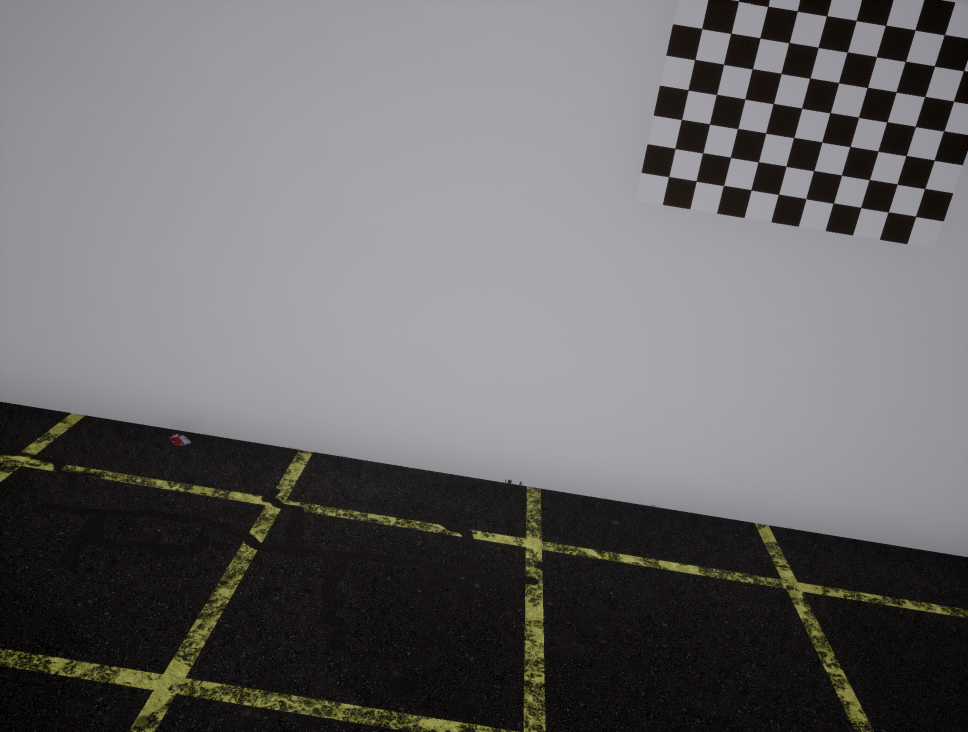
#> input picture calibration/Carla/Calibration_Images/11_05_23/956160.png, 1936 x 1464 px (shown at 1/2 size); its folder holds 4 pictures in this run
$ python calibration_carla.py
#> lines starting #> are read from the running program, lines starting #| are printed output that depends on the picture; after the words box and inside, x2 and y2 are one past the last pixel; in counts of white or black regions, pixels touching at a corner belong together
'''
This script performs calibration using the standard OpenCV approach
https://docs.opencv.org/4.x/dc/dbb/tutorial_py_calibration.html
and writes results into a .txt file
'''

import numpy as np
import cv2 as cv
import glob

# termination criteria
criteria = (cv.TERM_CRITERIA_EPS + cv.TERM_CRITERIA_MAX_ITER, 30, 0.001)

points_row = 10
points_col = 7

objp = np.zeros((points_row * points_col, 3), np.float32)
objp[:,:2] = np.mgrid[0:points_row, 0:points_col].T.reshape(-1,2)
objp *= 100 # 500

# Arrays to store object points and image points from all the images.
objpoints = [] # 3d point in real world space
imgpoints = [] # 2d points in image plane.

# cropped, padded and resized images
images = glob.glob('calibration/Carla/Calibration_Images/11_05_23/*.png')
# count = 0

for i, fname in enumerate(images):
    img = cv.imread(fname)
#> img is the input picture: shape (1464, 1936, 3); mean B, G, R 105.9, 104.7, 106.1
    gray = cv.cvtColor(img, cv.COLOR_BGR2GRAY)
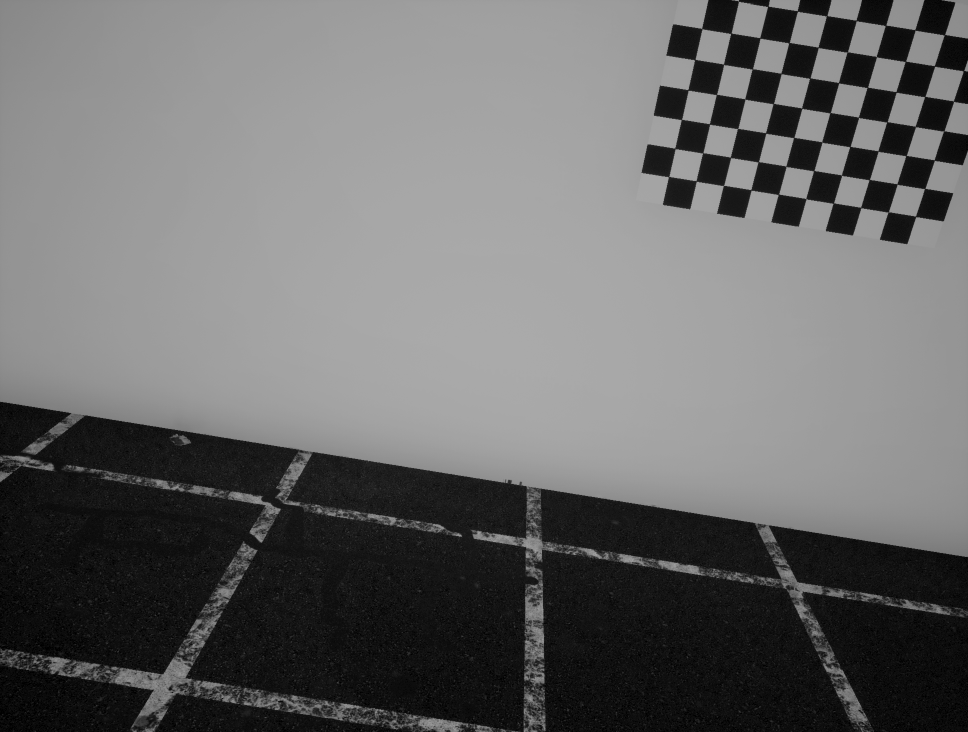
#> gray: shape (1464, 1936) (shown at 1/2 size); min 0, max 170, mean 105.3
    print(f"Processing image {i}", fname)

    # Find the chessboard corners
    ret, corners = cv.findChessboardCorners(gray, (points_row, points_col), None)
#> ret = False; corners = 70 rows, first 8: [1417, 3], [1477, 4], [1537, 13], [1595.5, 22.5], [1654, 32], [1713, 42], [1772, 50.5], [1830.5, 60.5]

    if ret == True:
        objpoints.append(objp)
        corners2 = cv.cornerSubPix(gray,corners, (5,5), (-1,-1), criteria)
        imgpoints.append(corners2)

        # Draw and display the corners
        cv.drawChessboardCorners(img, (points_row, points_col), corners, ret)
        cv.imshow('img', img)
        # cv.imwrite('/home/carla/AVE6_project/calibration/Carla/Calibration_Images/calib_results/%.6d.png' % count, img)
        # count += 1
        cv.waitKey(500)
#> pass 2 of the loop `for i, fname in enumerate(images):`:
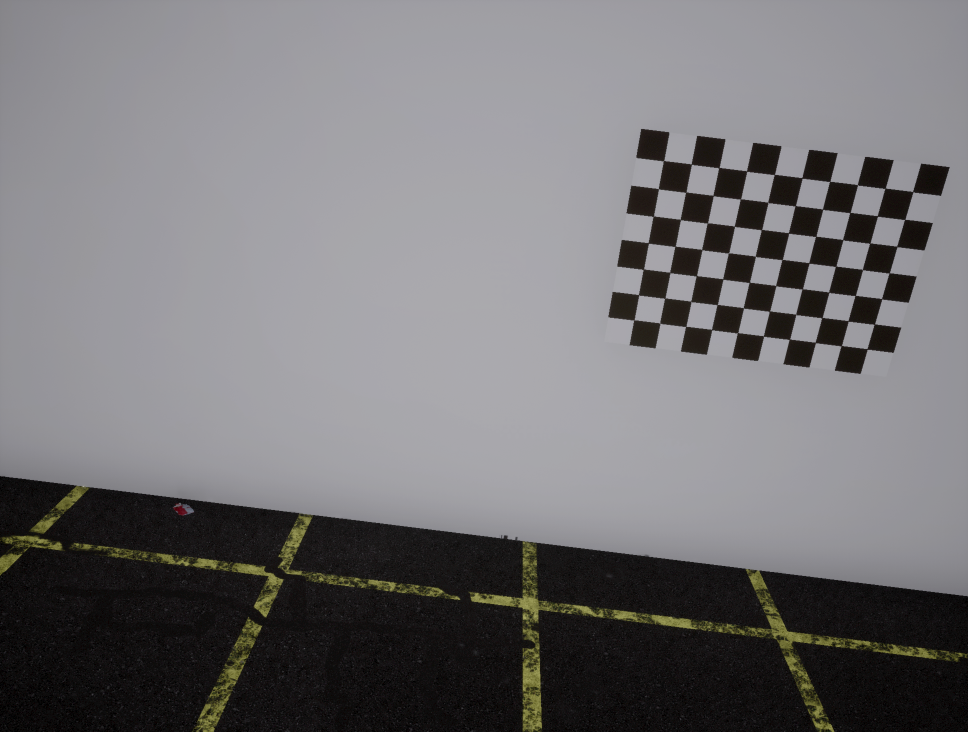
#> input picture calibration/Carla/Calibration_Images/11_05_23/956210.png, 1936 x 1464 px (shown at 1/2 size)
#> img is the input picture: shape (1464, 1936, 3); mean B, G, R 117, 114.7, 116
#> `gray = cv.cvtColor(img, cv.COLOR_BGR2GRAY)`:
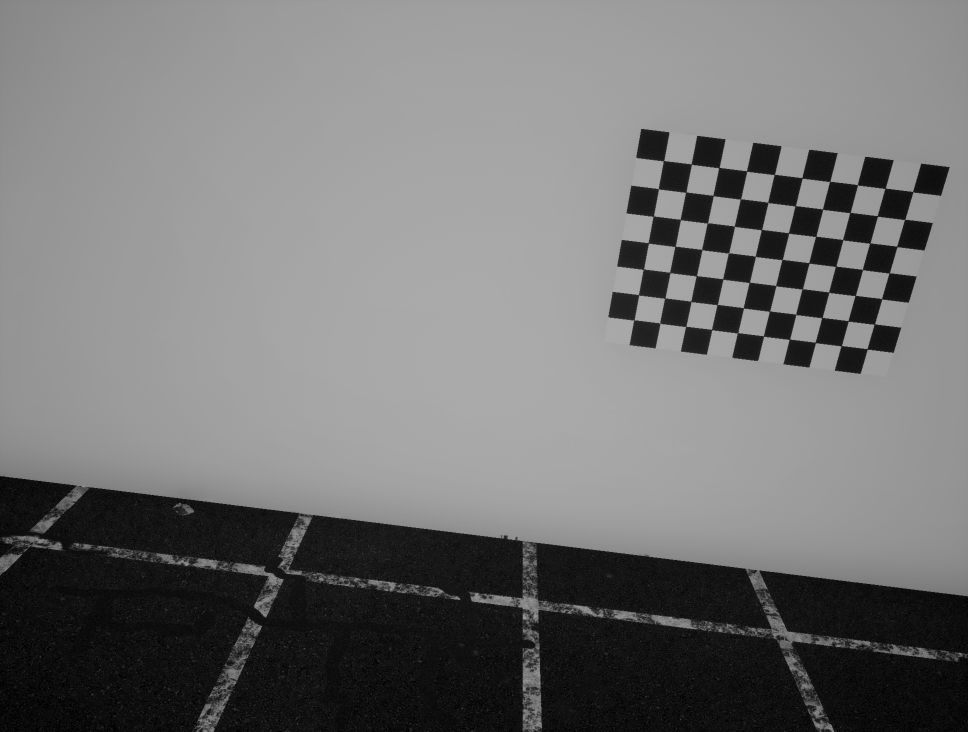
#> gray: shape (1464, 1936) (shown at 1/2 size); min 0, max 255, mean 115.4
#> ret = True; corners = 70 rows, first 8: [1327.8, 321.4], [1382.7, 328.7], [1437.6, 336.6], [1494, 343.2], [1548.7, 349.6], [1604.4, 356.5], [1660.1, 363.2], [1715.3, 369.6]
#> corners2 = 70 rows, first 8: [1327.4, 321.8], [1383.3, 328.7], [1438.1, 335.9], [1493.8, 342.6], [1549.1, 349.5], [1604.5, 356.4], [1659.9, 363.3], [1715.3, 370.1]
#> `cv.drawChessboardCorners(img, (points_row, points_col), corners, ret)`:
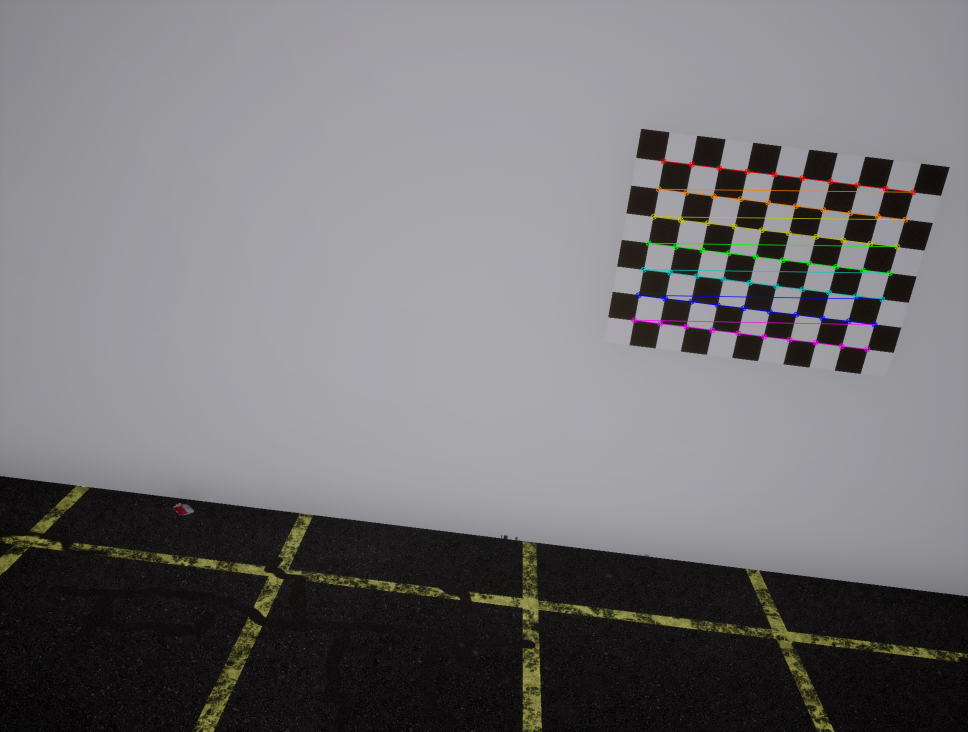
#> img: shape (1464, 1936, 3) (shown at 1/2 size); 0.86% of pixels changed, all inside (x1, y1, x2, y2) = (1262, 316, 1833, 705)
#> pass 3 of the loop `for i, fname in enumerate(images):`:
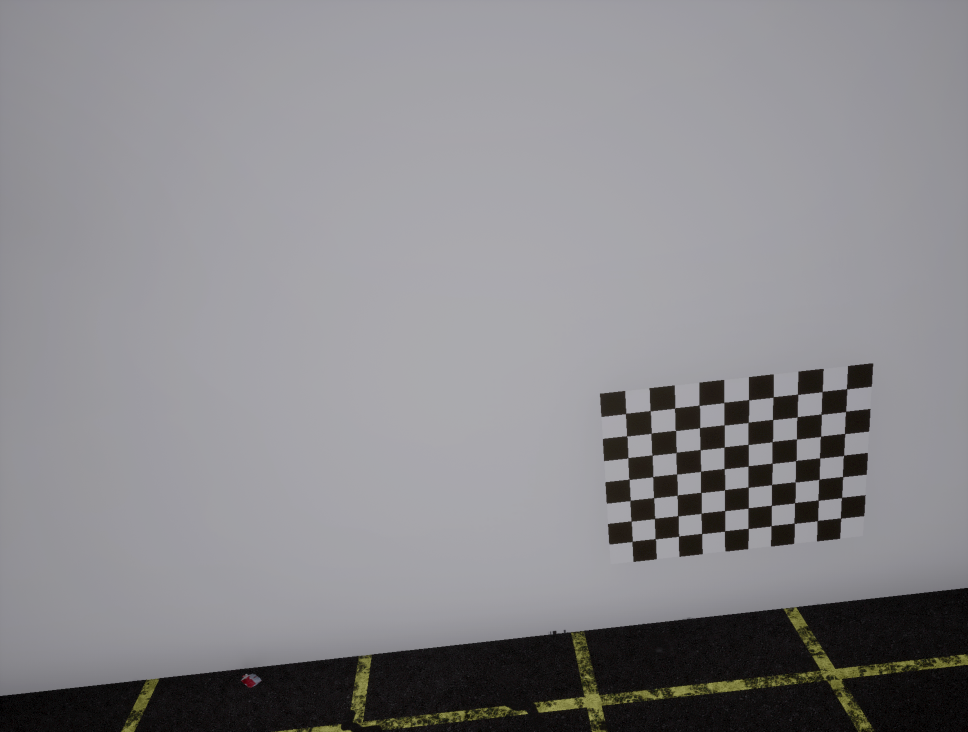
#> input picture calibration/Carla/Calibration_Images/11_05_23/956315.png, 1936 x 1464 px (shown at 1/2 size)
#> img is the input picture: shape (1464, 1936, 3); mean B, G, R 139.8, 136.3, 137.3
#> corners = 70 rows, first 8: [1251.4, 827.8], [1300.6, 821.7], [1349.4, 817.2], [1398.6, 810.7], [1448.3, 805.6], [1497.6, 799.7], [1546.4, 794.9], [1595.7, 788.8]
#> corners2 = 70 rows, first 8: [1251.6, 827.5], [1300.6, 821.8], [1349.6, 816.7], [1398.5, 810.8], [1448.3, 805.5], [1497.6, 799.7], [1546.6, 794.5], [1595.6, 788.7]
#> `cv.drawChessboardCorners(img, (points_row, points_col), corners, ret)`:
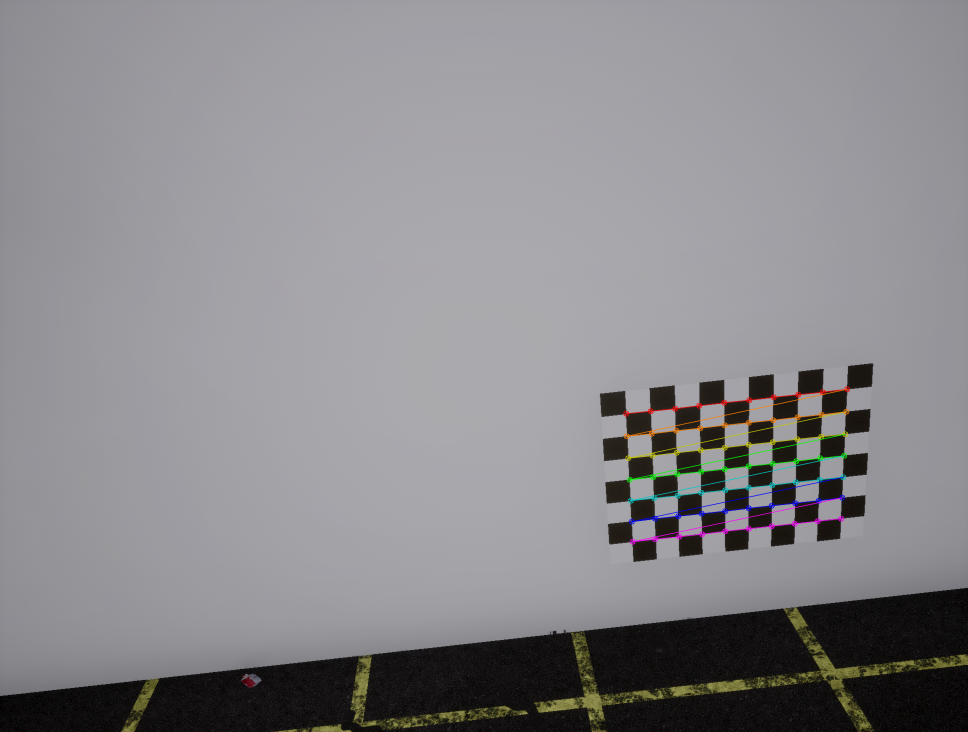
#> img: shape (1464, 1936, 3) (shown at 1/2 size); 0.78% of pixels changed, all inside (x1, y1, x2, y2) = (1246, 772, 1701, 1090)
#> the loop made 4 passes; the first 3 are shown

print('Image point arrays: ', len(imgpoints))
ret, mtx, dist, rvecs, tvecs = cv.calibrateCamera(objpoints, imgpoints, gray.shape[::-1], None, None)
print(mtx)

def write_result(file_name, ret, mtx, dist, shape):
    with open(f'{file_name}.txt', 'a') as f:
        f.write(f'Image shape:\n')
        f.write(f'{shape}\n')
        f.write(f'Error:\n')
        f.write(f'{ret}\n')
        f.write(f'Intrinsics:\n')
        f.write(f'{mtx}\n')
        f.write(f'Distortion:\n')
        f.write(f'{dist}')

filename = 'calibration/Carla/23_05_22'
write_result(filename, ret, mtx, dist, img.shape)
